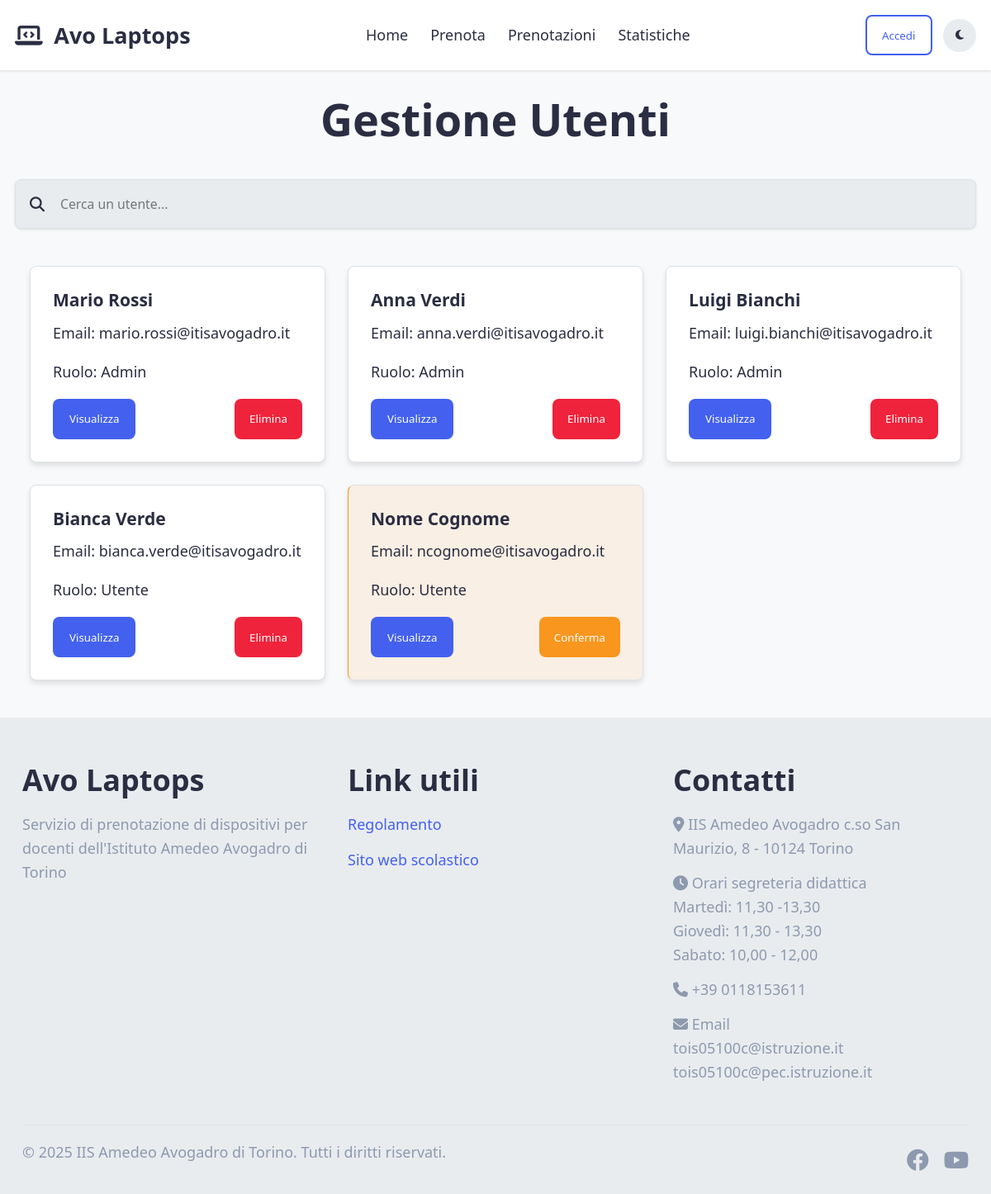
/php/admin_pages/admin_users.php, run on an earlier commit of the app's database.
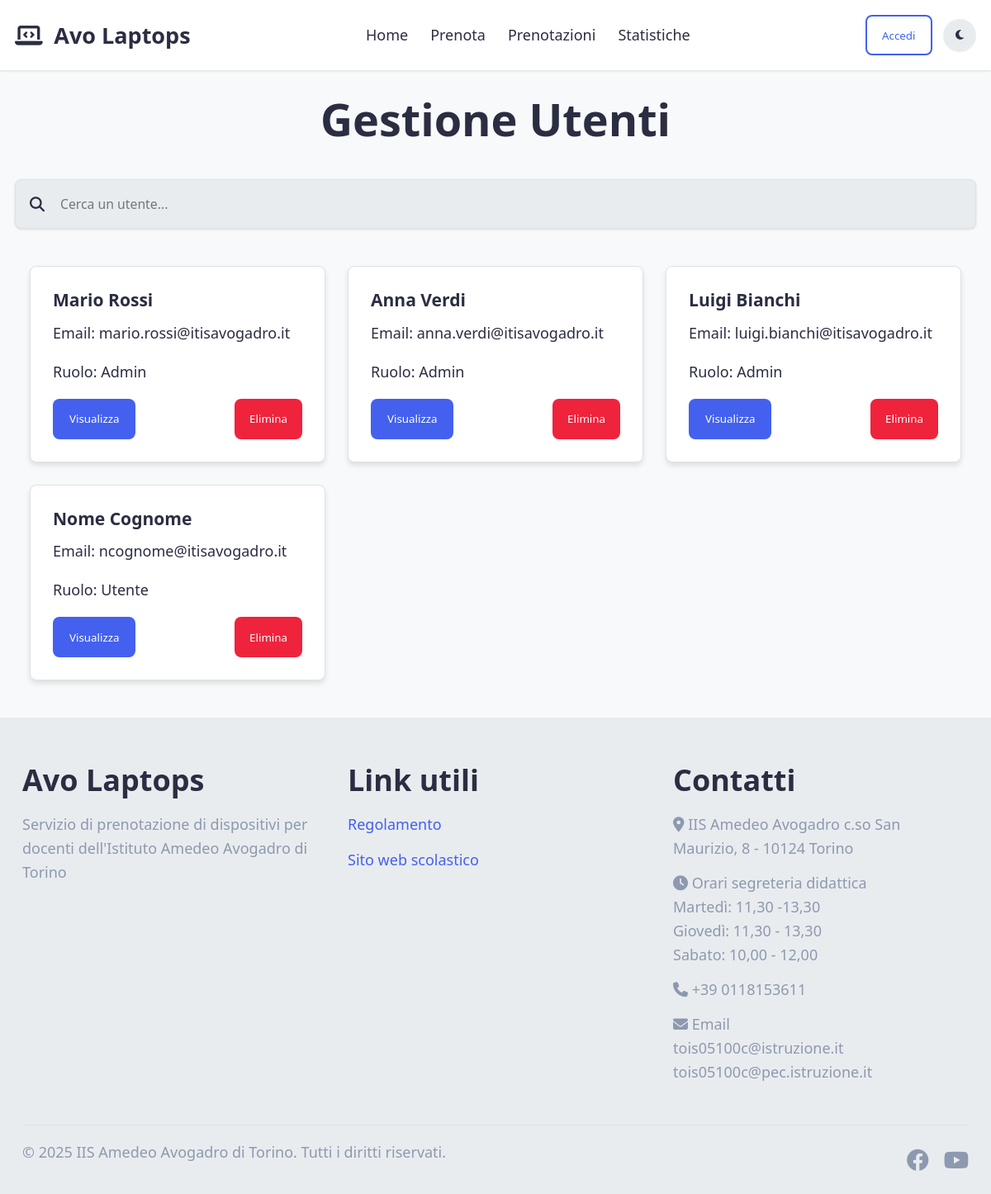
And on a later commit of the database.
### tables this page shows
CREATE TABLE `users` (
  `u_id` int(11) NOT NULL,
  `u_name` varchar(50) DEFAULT NULL,
  `u_surname` varchar(50) DEFAULT NULL,
  `u_email` varchar(64) DEFAULT NULL,
  `u_cf` varchar(16) DEFAULT NULL,
  `u_password` varchar(61) DEFAULT NULL,
  `u_role` int(11) DEFAULT NULL,
  `u_authorized` tinyint(1) DEFAULT NULL,
  `u_token` varchar(65) DEFAULT NULL
);

### php/admin_pages/admin_users.php (the view, shortened to what this page needs)
<!DOCTYPE html>
<html lang="it" data-theme="light">
<head>
    <link rel="stylesheet" href="../../css/styles.css">
    <link rel="stylesheet" href="../../css/auth.css">
    <link rel="stylesheet" href="../../css/responsive.css">
    <link rel="stylesheet" href="../../css/users.css">
    <link rel="stylesheet" href="../../css/custom_inputs.css">
    <link rel="stylesheet" href="https://cdnjs.cloudflare.com/ajax/libs/font-awesome/6.4.0/css/all.min.css">
</head>
<?php
$path = "../";
include_once '../page/header_navbar.php';
$conn = connectToDatabase();
$sql = "SELECT u_id, u_name, u_surname, u_email, u_role, u_authorized FROM users";
$stmt = $conn->prepare($sql);
$stmt->execute();
$users = $stmt->get_result()->fetch_all(MYSQLI_ASSOC);
?>
<body>
    <main>
        <div class="main-container">
            <h1 class="heading-1">Gestione Utenti</h1>
            <div class="search-user-input">
                <i class="fa-solid fa-magnifying-glass"></i>
                <input type="text" name="search-user" id="search-user" placeholder="Cerca un utente..."
                    class="search-user-bar">
            </div>
            <div class="users-container" id="users-container">
                <?php foreach ($users as $user): ?>
                    <div class="user-card <?php echo $user['u_authorized'] == 0 ? 'not-verified' : ''; ?>">
                        <h3><?php echo htmlspecialchars($user['u_name'] . ' ' . $user['u_surname']); ?></h3>
                        <p>Email: <?php echo htmlspecialchars($user['u_email']); ?></p>
                        <p>Ruolo: <?php echo $user['u_role'] == 1 ? 'Admin' : 'Utente'; ?></p>
                        <div class=" buttons">
                            <button class="btn btn-primary"
                                onclick="viewUser(<?php echo $user['u_id']; ?>)">Visualizza</button>
                            <?php if ($user['u_authorized'] == 1): ?>
                                <button class="btn btn-danger"
                                    onclick="deleteUser(<?php echo $user['u_id']; ?>)">Elimina</button>
                            <?php else: ?>
                                <button class="btn btn-warning"
                                    onclick="confirmUser(<?php echo $user['u_id']; ?>)">Conferma</button>
                            <?php endif ?>
                        </div>
                    </div>
                <?php endforeach; ?>
            </div>
        </div>
    </main>
    <?php include_once "../page/footer.php"; ?>
</body>

### php/page/header_navbar.php (shortened to what this page needs)
<header class="main-header">
    <div class="main-container">
        <div class="site-logo">
            <i class="fas fa-laptop-code"></i>
            <span>Avo Laptops</span>
        </div>
        <nav class="main-nav">
            <ul>
                <li><a href="<?php echo $path ?>homepage.php#home">Home</a></li>
                <li><a href="<?php echo $path ?>reservation/prenota.php">Prenota</a></li>
                <li><a href="<?php echo $path ?>reservation/prenotazioni.php">Prenotazioni</a></li>
                <li><a href="<?php echo $path ?>statistics/statistics.php">Statistiche</a></li>
            </ul>
        </nav>
        <div class="user-actions">
            <?php if (isset($_SESSION["id"]) && !empty($_SESSION["id"])): ?>
                <div class="profile-actions" id="profile-actions">
                    <select class="btn btn-outline">
                        <option value="" disabled selected hidden>Account</option>
                        <option onclick="window.location.assign('<?php echo $path ?>user/account.php')">I tuoi dati</option>
                        <option onclick="window.location.assign('<?php echo $path ?>user/logout.php')">Logout</option>
                    </select>
                </div>
            <?php else: ?>
                <button class="btn btn-outline"
                    onclick="window.location.replace('<?php echo $path ?>user/login.php')">Accedi</button>
            <?php endif; ?>
            <button id="theme-toggle" class="btn-icon">
                <i class="fas fa-moon"></i>
            </button>
        </div>
    </div>
</header>

### php/page/footer.php
<footer class="main-footer">
    <div class="main-container">
        <div class="footer-grid">
            <div class="footer-column">
                <h3 class="heading-3">Avo Laptops</h3>
                <p>Servizio di prenotazione di dispositivi per docenti dell'Istituto Amedeo Avogadro di Torino</p>
            </div>
            <div class="footer-column">
                <h3 class="heading-3">Link utili</h3>
                <ul>
                    <li><a href="#">Regolamento</a></li>
                    <li><a href="https://www.itisavogadro.edu.it/" target="_blank">Sito web scolastico</a></li>
                </ul>
            </div>
            <div class="footer-column">
                <h3 class="heading-3">Contatti</h3>
                <ul>
                    <li><i class="fas fa-map-marker-alt"></i> IIS Amedeo Avogadro c.so San Maurizio, 8 - 10124 Torino
                    </li>
                    <li>
                        <i class="fas fa-clock"></i> Orari segreteria didattica<br>
                        Martedì: 11,30 -13,30 <br>
                        Giovedì: 11,30 - 13,30 <br>
                        Sabato: 10,00 - 12,00 <br>
                    </li>
                    <li><i class="fa-solid fa-phone"></i> +39 0118153611</li>
                    <li><i class="fas fa-envelope"></i> Email<br>tois05100c@istruzione.it
                        <br>tois05100c@pec.istruzione.it
                    </li>
                </ul>
            </div>
        </div>
        <div class="footer-bottom">
            <p>&copy; 2025 IIS Amedeo Avogadro di Torino. Tutti i diritti riservati.</p>
            <div class="social-links">
                <a target="_blank"
                    href="https://www.facebook.com/p/Istituto-Avogadro-Torino-100063754143556/?locale=it_IT"><i
                        class="fab fa-facebook"></i></a>
                <a target="_blank" href="https://www.youtube.com/c/Avovideotorino/videos"><i
                        class="fab fa-youtube"></i></a>
            </div>
        </div>
    </div>
</footer>

### css/styles.css (style rules this page uses)
* { margin: 0; padding: 0; box-sizing: border-box; }
*:not(i) { font-family: "Segoe UI", Tahoma, Geneva, Verdana, sans-serif !important; }
html { font-size: var(--font-size-base); scroll-behavior: smooth; }
body { line-height: 1.6; color: var(--color-text); background-color: var(--color-bg); transition: background-color var(--transition-normal); }
.main-container { width: 100%; max-width: 1200px; margin: 0 auto; padding: 0 var(--spacing-md); }
.heading-1 { font-size: var(--font-size-xxxl); }
.heading-3 { font-size: var(--font-size-xl); }
h1, h2, h3, h4, h5, h6 { font-weight: var(--font-weight-bold); line-height: 1.2; margin-bottom: var(--spacing-sm); }
p { margin-bottom: var(--spacing-md); }
a { color: var(--color-primary); text-decoration: none; transition: color var(--transition-fast); }
.btn { display: inline-flex; align-items: center; justify-content: center; padding: var(--spacing-sm) var(--spacing-md); border-radius: var(--border-radius-md); font-weight: var(--font-weight-medium); cursor: pointer; transition: all var(--transition-fast); border: 2px solid transparent; }
.btn-primary { background-color: var(--color-primary); color: white; }
.btn-outline { background-color: transparent; color: var(--color-primary); border-color: var(--color-primary); }
.btn-icon { width: 40px; height: 40px; border-radius: var(--border-radius-round); display: flex; align-items: center; justify-content: center; background-color: var(--color-bg-secondary); color: var(--color-text); border: none; cursor: pointer; }
.btn-danger { background-color: var(--color-error); color: white; padding: var(--spacing-sm) var(--spacing-md); border-radius: var(--border-radius-md); border: none; cursor: pointer; }
.main-header { position: sticky; top: 0; z-index: 100; background-color: var(--color-card); box-shadow: var(--shadow-sm); transition: all var(--transition-normal); }
.main-header .main-container { display: flex; align-items: center; justify-content: space-between; padding: var(--spacing-md); }
main > .main-container { display: flex; flex-direction: column; align-items: center; gap: var(--spacing-lg); padding: var(--spacing-lg) var(--spacing-md); }
.site-logo { display: flex; align-items: center; gap: var(--spacing-sm); font-size: var(--font-size-lg); font-weight: var(--font-weight-bold); }
.main-nav ul { display: flex; gap: var(--spacing-lg); list-style: none; }
.main-nav a { color: var(--color-text); font-weight: var(--font-weight-medium); }
.user-actions { display: flex; align-items: center; gap: var(--spacing-sm); }
.main-footer { background-color: var(--color-bg-secondary); padding: var(--spacing-xxl) 0 var(--spacing-md); color: var(--color-text-light); }
.footer-grid { display: grid; grid-template-columns: repeat(auto-fit, minmax(200px, 1fr)); gap: var(--spacing-xl); margin-bottom: var(--spacing-xl); }
.footer-column h3 { color: var(--color-text); margin-bottom: var(--spacing-md); }
.footer-column ul { list-style: none; }
.footer-column li { margin-bottom: var(--spacing-sm); }
.footer-bottom { display: flex; justify-content: space-between; align-items: center; padding-top: var(--spacing-md); border-top: 1px solid var(--color-border); }
.social-links { display: flex; gap: var(--spacing-md); }
.social-links a { color: var(--color-text-light); font-size: var(--font-size-lg); }
.btn-warning { background-color: var(--color-warning); color: white; padding: var(--spacing-sm) var(--spacing-md); border-radius: var(--border-radius-md); border: none; cursor: pointer; }

### css/responsive.css (style rules this page uses)
@media (max-width: 1200px) { .main-container { padding: 0 var(--spacing-lg); } }

What changed in the data, as far as the page shows it:
removed users: u_name+u_surname "Bianca Verde", u_email "bianca.verde@itisavogadro.it", u_role "Utente"
changed users "Nome Cognome": u_authorized "Conferma" → "Elimina"
